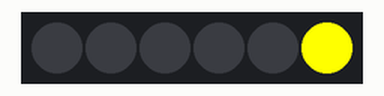
This program was run on a simulated BBC micro:bit running MicroPython. Shown: 6 RGB LEDs in strip order, left to right.

Above: at 0.1 s.
At 1.1 s:
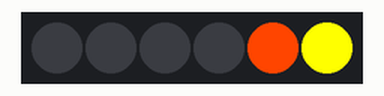
At 2.1 s:
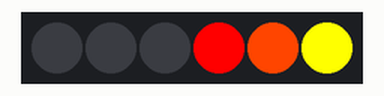
At 3.1 s:
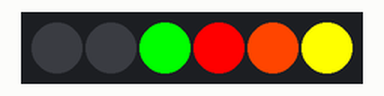
At 4.1 s:
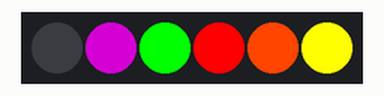
At 5.1 s:
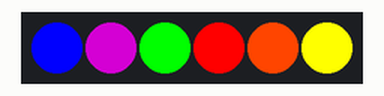
Timing chart, 0 to 40.0 s (numbered marks = the images above):
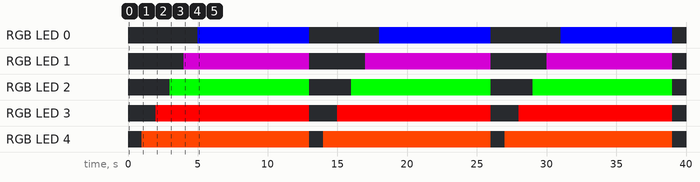

The program:

julie-tree.py
```python
# Imports go at the top
from microbit import *
import neopixel
import random
import time
import log
import math

def main():
    np = neopixel.NeoPixel(pin1, 6)
    np.clear()
    np.show()

    yellow = (255,255,0)
    orange = (255,69,0)
    blue  = (0,0,255)
    red   =(255,0,0)
    purple=(128,0,128)
    green=(0,255,0)
    # odsud

    while True:
        np[5] = yellow
        np.show()
        sleep(1000)
        np[4] = orange
        np.show()
        sleep(1000)
        np[3]=  red
        np.show()
        sleep(1000)
        np[2]=  green
        np.show()
        sleep(1000)
        np[1]=  purple
        np.show()
        sleep(1000)
        np[0]=  blue
        np.show()
        sleep(8000)
        np.clear()
        np.show()


    # sem

    np.show()

if __name__ == '__main__':
    main()
    display.show(Image.HEART)
```

Measured:
- by itself, RGB LED 0: alternates RGB(0, 0, 255) for 8.0 s and off for 5.0 s
- by itself, RGB LED 1: alternates RGB(128, 0, 128) for 9.0 s and off for 4.0 s
- by itself, RGB LED 2: alternates RGB(0, 255, 0) for 10.0 s and off for 3.0 s
- by itself, RGB LED 3: alternates RGB(255, 0, 0) for 11.0 s and off for 2.0 s
- by itself, RGB LED 4: alternates RGB(255, 69, 0) for 12.0 s and off for 1.0 s
- what the display in image 1 shows lasts 1.0 s, from 1.0 s to 2.0 s
